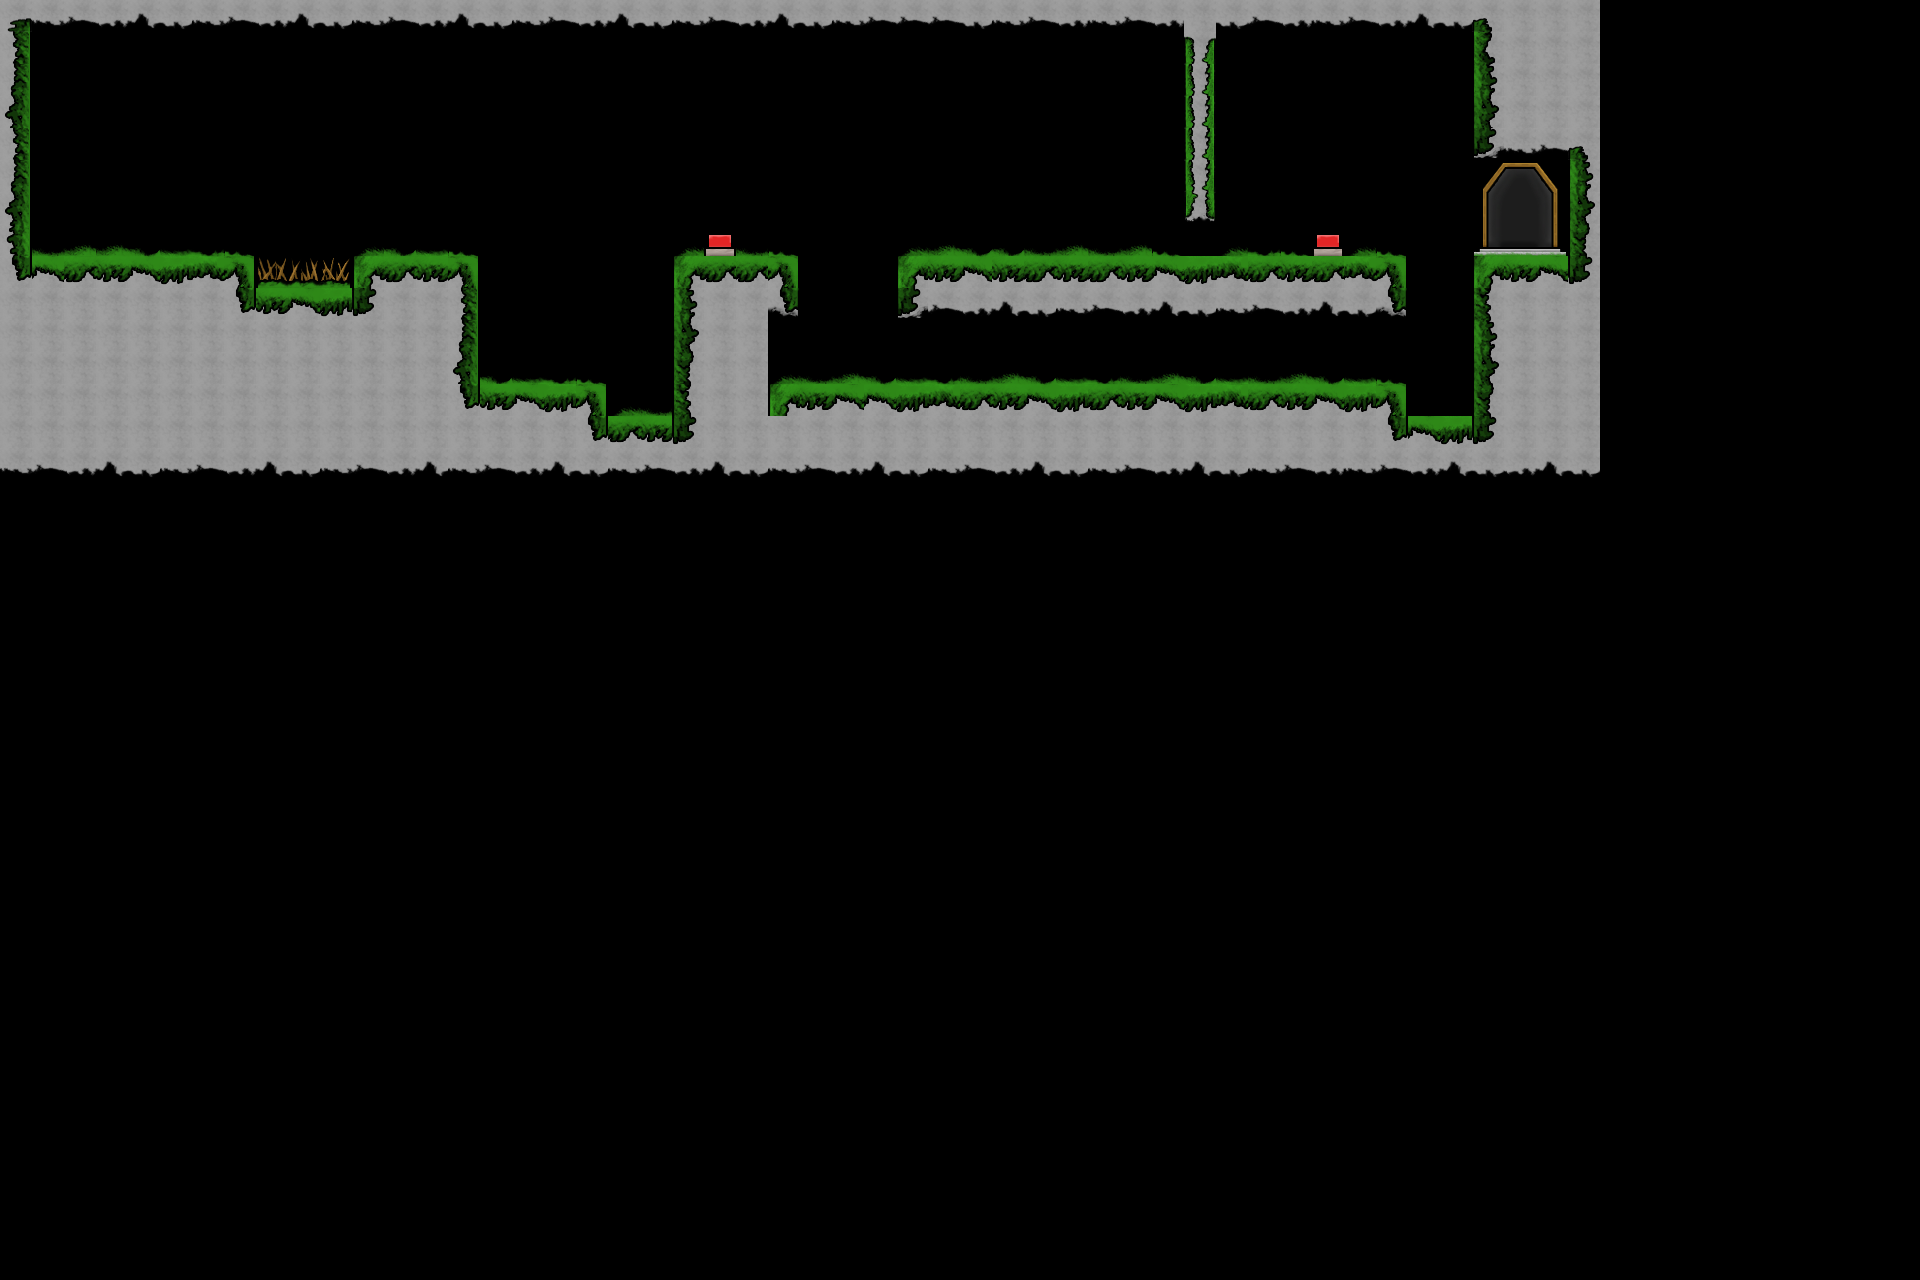

Rendered tile map (Tiled .tmx) drawn with the repository's tilesets; below, a short description and the map source with its tile grids summarised:
An orthogonal 60x40 tile map with 32x32 px tiles, 2 tile layers (Tile Layer 1, Tile Layer 2), 8 tilesets and 15 objects (3x FanArea, 3x Fan, 2x Button, 2x Player, 2x Breakable, ...).

<map version="1.10" tiledversion="1.10.2" orientation="orthogonal" renderorder="right-down" width="60" height="40" tilewidth="32" tileheight="32" infinite="0" nextlayerid="5" nextobjectid="36">
 <tileset firstgid="1" name="TileSheet_Final" tilewidth="32" tileheight="32" tilecount="96" columns="12">
  <image source="TileSheet_Final.png" width="384" height="256" />
 </tileset>
 <tileset firstgid="97" name="BreakableWood" tilewidth="32" tileheight="32" tilecount="1" columns="1">
  <image source="BreakableWood.png" width="32" height="32" />
 </tileset>
 <tileset firstgid="98" name="Turtles_NoTrim" tilewidth="192" tileheight="192" tilecount="70" columns="10">
  <image source="Turtles_NoTrim.png" width="1920" height="1344" />
 </tileset>
 <tileset firstgid="168" name="400x400Orange" tilewidth="400" tileheight="400" tilecount="1" columns="1">
  <image source="400x400Orange.png" width="400" height="400" />
 </tileset>
 <tileset firstgid="169" name="Door" tilewidth="32" tileheight="64" tilecount="1" columns="1">
  <image source="Door.png" width="32" height="64" />
 </tileset>
 <tileset firstgid="170" name="doorHoz" tilewidth="65" tileheight="33" tilecount="1" columns="1">
  <image source="doorHoz.png" width="65" height="33" />
 </tileset>
 <tileset firstgid="171" name="fanHoz" tilewidth="64" tileheight="32" tilecount="2" columns="2">
  <image source="fanHoz.png" width="128" height="32" />
 </tileset>
 <tileset firstgid="173" name="fanVerRight" tilewidth="32" tileheight="64" tilecount="2" columns="2">
  <image source="fanVerRight.png" width="64" height="64" />
 </tileset>
 <layer id="1" name="Tile Layer 1" width="60" height="40">
  <data>[2400 cells, 174 non-empty, 33 distinct tile ids]</data>
 </layer>
 <layer id="2" name="Tile Layer 2" width="60" height="40">
  <data>[2400 cells, 241 non-empty, 26 distinct tile ids]</data>
 </layer>
 <objectgroup id="3" name="Object Layer 1">
  <object id="2" name="Spikes" type="Spike" x="256" y="256" width="96" height="32" />
  <object id="4" name="Button" type="Button" x="1312" y="224" width="32" height="32">
   <properties>
    <property name="isTypeOne" type="bool" value="false" />
    <property name="string_effectName" value="action_doorOpenClose" />
    <property name="string_effectName1" value="" />
    <property name="string_effectName2" value="" />
    <property name="string_para" value="door1" />
    <property name="string_para1" value="" />
    <property name="string_para2" value="" />
   </properties>
  </object>
  <object id="6" name="End" type="Goal" x="1459.33" y="130" width="108.667" height="139.333">
   <properties>
    <property name="bool_mapIsMenu" type="bool" value="false" />
    <property name="string_theMapID" value="redoneLevel2SS.tmx" />
   </properties>
  </object>
  <object id="13" name="Player 2" type="Player" gid="98" x="580.845" y="1451.7" width="64" height="64">
   <properties>
    <property name="Height" type="int" value="64" />
    <property name="Width" type="int" value="64" />
    <property name="int_index" type="int" value="1" />
    <property name="int_nextFrameDelay" type="int" value="30" />
    <property name="int_numberOfFrame" type="int" value="-1" />
    <property name="int_singleFrameID" type="int" value="-1" />
   </properties>
  </object>
  <object id="14" name="Player 1" type="Player" gid="98" x="128.67" y="109.001" width="64" height="64">
   <properties>
    <property name="Height" type="int" value="64" />
    <property name="Width" type="int" value="64" />
    <property name="int_index" type="int" value="0" />
    <property name="int_nextFrameDelay" type="int" value="30" />
    <property name="int_numberOfFrame" type="int" value="-1" />
    <property name="int_singleFrameID" type="int" value="-1" />
   </properties>
  </object>
  <object id="15" name="Fan Area - fan1" type="FanArea" gid="168" x="601.667" y="381.833" width="70.3333" height="153.334">
   <properties>
    <property name="string_fanID" value="fan1" />
   </properties>
  </object>
  <object id="16" name="Fan Area - fan2" type="FanArea" gid="168" x="1404.83" y="371" width="66.3333" height="116.667">
   <properties>
    <property name="string_fanID" value="fan2" />
   </properties>
  </object>
  <object id="17" name="Box" type="Breakable" gid="97" x="1183.67" y="255" width="32" height="32">
   <properties>
    <property name="float_thresholdVelocityLength" type="float" value="5" />
    <property name="int_theHealth" type="int" value="1" />
   </properties>
  </object>
  <object id="21" name="Fan Area - fan3" type="FanArea" gid="168" x="766.833" y="359.667" width="649.333" height="24.667">
   <properties>
    <property name="string_fanID" value="fan3" />
   </properties>
  </object>
  <object id="23" name="Fan - fan2" type="Fan" gid="171" x="1408" y="416.75" width="64" height="32">
   <properties>
    <property name="boolean_isOn" type="bool" value="true" />
    <property name="float_theForce" type="float" value="4.5" />
    <property name="int_theDirection" type="int" value="4" />
    <property name="string_theID" value="fan2" />
   </properties>
  </object>
  <object id="24" name="Button1" type="Button" x="702.75" y="227.5" width="37" height="32.75">
   <properties>
    <property name="isTypeOne" type="bool" value="false" />
    <property name="string_effectName" value="action_fanTurnOnOff" />
    <property name="string_effectName1" value="" />
    <property name="string_effectName2" value="" />
    <property name="string_para" value="fan1" />
    <property name="string_para1" value="" />
    <property name="string_para2" value="" />
   </properties>
  </object>
  <object id="28" name="Door1" type="Door" gid="170" x="797.333" y="289" width="98" height="33">
   <properties>
    <property name="isOpened" type="bool" value="false" />
    <property name="string_theID" value="door1" />
   </properties>
  </object>
  <object id="31" name="Fan - fan3" type="Fan" gid="173" x="770" y="383.333" width="32" height="64">
   <properties>
    <property name="boolean_isOn" type="bool" value="true" />
    <property name="float_theForce" type="float" value="4.5" />
    <property name="int_theDirection" type="int" value="2" />
    <property name="string_theID" value="fan3" />
   </properties>
  </object>
  <object id="32" name="Fan - fan1" type="Fan" gid="171" x="607.333" y="416.667" width="64" height="32">
   <properties>
    <property name="boolean_isOn" type="bool" value="false" />
    <property name="float_theForce" type="float" value="4.5" />
    <property name="int_theDirection" type="int" value="4" />
    <property name="string_theID" value="fan1" />
   </properties>
  </object>
  <object id="34" name="Box" type="Breakable" gid="97" x="377" y="85" width="32" height="32">
   <properties>
    <property name="float_thresholdVelocityLength" type="float" value="5" />
    <property name="int_theHealth" type="int" value="1" />
   </properties>
  </object>
 </objectgroup>
 <objectgroup id="4" name="Object Layer 2" />
</map>
